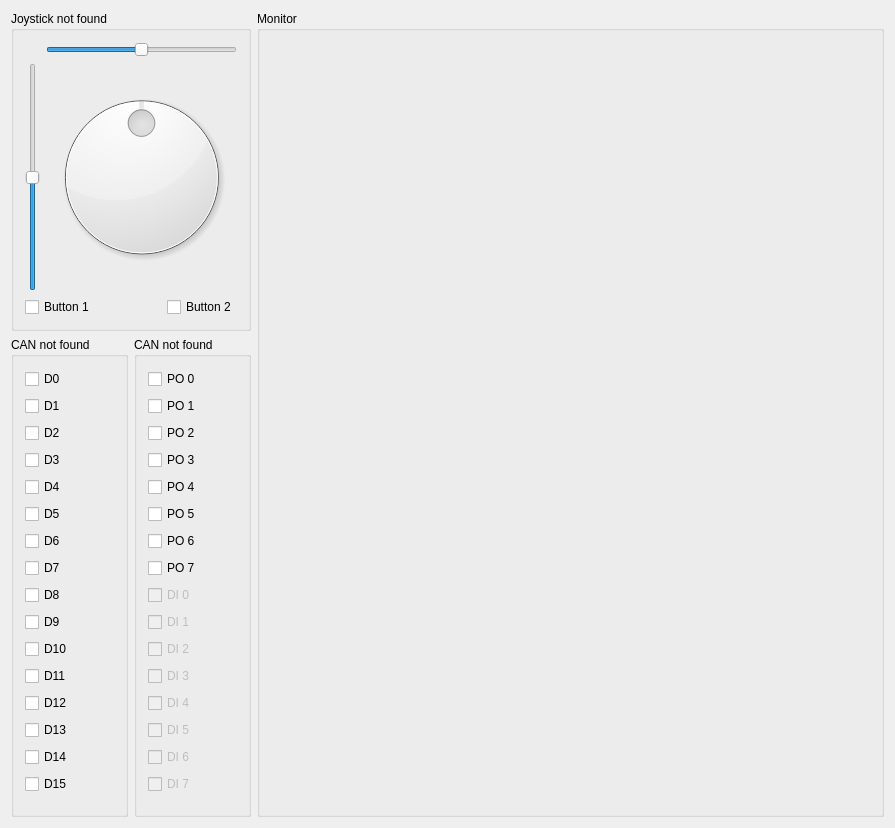
<?xml version="1.0" encoding="UTF-8"?>
<ui version="4.0">
 <class>ControllerWidget</class>
 <widget class="QWidget" name="ControllerWidget">
  <property name="geometry">
   <rect>
    <x>0</x>
    <y>0</y>
    <width>895</width>
    <height>828</height>
   </rect>
  </property>
  <property name="windowTitle">
   <string>Megatron</string>
  </property>
  <layout class="QHBoxLayout" name="horizontalLayout_5">
   <item>
    <layout class="QVBoxLayout" name="verticalLayout_2">
     <item>
      <widget class="QGroupBox" name="joystick">
       <property name="minimumSize">
        <size>
         <width>240</width>
         <height>320</height>
        </size>
       </property>
       <property name="maximumSize">
        <size>
         <width>240</width>
         <height>320</height>
        </size>
       </property>
       <property name="title">
        <string>Joystick not found</string>
       </property>
       <property name="flat">
        <bool>false</bool>
       </property>
       <layout class="QVBoxLayout" name="verticalLayout">
        <item>
         <layout class="QGridLayout" name="gridLayout">
          <item row="0" column="1">
           <widget class="QSlider" name="xAxis">
            <property name="minimum">
             <number>-32768</number>
            </property>
            <property name="maximum">
             <number>32768</number>
            </property>
            <property name="value">
             <number>0</number>
            </property>
            <property name="orientation">
             <enum>Qt::Horizontal</enum>
            </property>
           </widget>
          </item>
          <item row="1" column="0">
           <widget class="QSlider" name="yAxis">
            <property name="minimum">
             <number>-32768</number>
            </property>
            <property name="maximum">
             <number>32768</number>
            </property>
            <property name="orientation">
             <enum>Qt::Vertical</enum>
            </property>
           </widget>
          </item>
          <item row="1" column="1">
           <widget class="QDial" name="zAxis">
            <property name="minimumSize">
             <size>
              <width>180</width>
              <height>180</height>
             </size>
            </property>
            <property name="minimum">
             <number>-32768</number>
            </property>
            <property name="maximum">
             <number>32768</number>
            </property>
           </widget>
          </item>
         </layout>
        </item>
        <item>
         <layout class="QHBoxLayout" name="horizontalLayout">
          <item>
           <widget class="QCheckBox" name="button1">
            <property name="enabled">
             <bool>true</bool>
            </property>
            <property name="mouseTracking">
             <bool>false</bool>
            </property>
            <property name="text">
             <string>Button 1</string>
            </property>
           </widget>
          </item>
          <item>
           <spacer name="horizontalSpacer_3">
            <property name="orientation">
             <enum>Qt::Horizontal</enum>
            </property>
            <property name="sizeHint" stdset="0">
             <size>
              <width>40</width>
              <height>20</height>
             </size>
            </property>
           </spacer>
          </item>
          <item>
           <widget class="QCheckBox" name="button2">
            <property name="mouseTracking">
             <bool>false</bool>
            </property>
            <property name="text">
             <string>Button 2</string>
            </property>
           </widget>
          </item>
         </layout>
        </item>
       </layout>
       <zorder></zorder>
       <zorder></zorder>
      </widget>
     </item>
     <item>
      <layout class="QHBoxLayout" name="horizontalLayout_2">
       <item>
        <widget class="QGroupBox" name="can">
         <property name="minimumSize">
          <size>
           <width>0</width>
           <height>0</height>
          </size>
         </property>
         <property name="maximumSize">
          <size>
           <width>240</width>
           <height>16777215</height>
          </size>
         </property>
         <property name="title">
          <string>CAN not found</string>
         </property>
         <layout class="QHBoxLayout" name="horizontalLayout_3">
          <item>
           <layout class="QVBoxLayout" name="verticalLayout_4">
            <item>
             <widget class="QCheckBox" name="d0">
              <property name="text">
               <string>D0</string>
              </property>
             </widget>
            </item>
            <item>
             <widget class="QCheckBox" name="d1">
              <property name="text">
               <string>D1</string>
              </property>
             </widget>
            </item>
            <item>
             <widget class="QCheckBox" name="d2">
              <property name="text">
               <string>D2</string>
              </property>
             </widget>
            </item>
            <item>
             <widget class="QCheckBox" name="d3">
              <property name="text">
               <string>D3</string>
              </property>
             </widget>
            </item>
            <item>
             <widget class="QCheckBox" name="d4">
              <property name="text">
               <string>D4</string>
              </property>
             </widget>
            </item>
            <item>
             <widget class="QCheckBox" name="d5">
              <property name="text">
               <string>D5</string>
              </property>
             </widget>
            </item>
            <item>
             <widget class="QCheckBox" name="d6">
              <property name="text">
               <string>D6</string>
              </property>
             </widget>
            </item>
            <item>
             <widget class="QCheckBox" name="d7">
              <property name="text">
               <string>D7</string>
              </property>
             </widget>
            </item>
            <item>
             <widget class="QCheckBox" name="d8">
              <property name="text">
               <string>D8</string>
              </property>
             </widget>
            </item>
            <item>
             <widget class="QCheckBox" name="d9">
              <property name="text">
               <string>D9</string>
              </property>
             </widget>
            </item>
            <item>
             <widget class="QCheckBox" name="d10">
              <property name="text">
               <string>D10</string>
              </property>
             </widget>
            </item>
            <item>
             <widget class="QCheckBox" name="d11">
              <property name="text">
               <string>D11</string>
              </property>
             </widget>
            </item>
            <item>
             <widget class="QCheckBox" name="d12">
              <property name="text">
               <string>D12</string>
              </property>
             </widget>
            </item>
            <item>
             <widget class="QCheckBox" name="d13">
              <property name="text">
               <string>D13</string>
              </property>
             </widget>
            </item>
            <item>
             <widget class="QCheckBox" name="d14">
              <property name="text">
               <string>D14</string>
              </property>
             </widget>
            </item>
            <item>
             <widget class="QCheckBox" name="d15">
              <property name="text">
               <string>D15</string>
              </property>
             </widget>
            </item>
           </layout>
          </item>
         </layout>
        </widget>
       </item>
       <item>
        <widget class="QGroupBox" name="can_2">
         <property name="minimumSize">
          <size>
           <width>0</width>
           <height>0</height>
          </size>
         </property>
         <property name="maximumSize">
          <size>
           <width>240</width>
           <height>16777215</height>
          </size>
         </property>
         <property name="title">
          <string>CAN not found</string>
         </property>
         <layout class="QHBoxLayout" name="horizontalLayout_4">
          <item>
           <layout class="QVBoxLayout" name="verticalLayout_5">
            <item>
             <widget class="QCheckBox" name="po0">
              <property name="text">
               <string>PO 0</string>
              </property>
             </widget>
            </item>
            <item>
             <widget class="QCheckBox" name="po1">
              <property name="text">
               <string>PO 1</string>
              </property>
             </widget>
            </item>
            <item>
             <widget class="QCheckBox" name="po2">
              <property name="text">
               <string>PO 2</string>
              </property>
             </widget>
            </item>
            <item>
             <widget class="QCheckBox" name="po3">
              <property name="text">
               <string>PO 3</string>
              </property>
             </widget>
            </item>
            <item>
             <widget class="QCheckBox" name="po4">
              <property name="text">
               <string>PO 4</string>
              </property>
             </widget>
            </item>
            <item>
             <widget class="QCheckBox" name="po5">
              <property name="text">
               <string>PO 5</string>
              </property>
             </widget>
            </item>
            <item>
             <widget class="QCheckBox" name="po6">
              <property name="text">
               <string>PO 6</string>
              </property>
             </widget>
            </item>
            <item>
             <widget class="QCheckBox" name="po7">
              <property name="text">
               <string>PO 7</string>
              </property>
             </widget>
            </item>
            <item>
             <widget class="QCheckBox" name="di0">
              <property name="enabled">
               <bool>false</bool>
              </property>
              <property name="text">
               <string>DI 0</string>
              </property>
             </widget>
            </item>
            <item>
             <widget class="QCheckBox" name="di1">
              <property name="enabled">
               <bool>false</bool>
              </property>
              <property name="text">
               <string>DI 1</string>
              </property>
             </widget>
            </item>
            <item>
             <widget class="QCheckBox" name="di2">
              <property name="enabled">
               <bool>false</bool>
              </property>
              <property name="text">
               <string>DI 2</string>
              </property>
             </widget>
            </item>
            <item>
             <widget class="QCheckBox" name="di3">
              <property name="enabled">
               <bool>false</bool>
              </property>
              <property name="text">
               <string>DI 3</string>
              </property>
             </widget>
            </item>
            <item>
             <widget class="QCheckBox" name="di4">
              <property name="enabled">
               <bool>false</bool>
              </property>
              <property name="text">
               <string>DI 4</string>
              </property>
             </widget>
            </item>
            <item>
             <widget class="QCheckBox" name="di5">
              <property name="enabled">
               <bool>false</bool>
              </property>
              <property name="text">
               <string>DI 5</string>
              </property>
             </widget>
            </item>
            <item>
             <widget class="QCheckBox" name="di6">
              <property name="enabled">
               <bool>false</bool>
              </property>
              <property name="text">
               <string>DI 6</string>
              </property>
             </widget>
            </item>
            <item>
             <widget class="QCheckBox" name="di7">
              <property name="enabled">
               <bool>false</bool>
              </property>
              <property name="text">
               <string>DI 7</string>
              </property>
             </widget>
            </item>
           </layout>
          </item>
         </layout>
        </widget>
       </item>
      </layout>
     </item>
    </layout>
   </item>
   <item>
    <widget class="QGroupBox" name="monitor">
     <property name="title">
      <string>Monitor</string>
     </property>
     <layout class="QVBoxLayout" name="verticalLayout_3">
      <item>
       <widget class="SineWidget" name="P0" native="true">
        <property name="minimumSize">
         <size>
          <width>400</width>
          <height>0</height>
         </size>
        </property>
       </widget>
      </item>
      <item>
       <widget class="SineWidget" name="P1" native="true">
        <property name="minimumSize">
         <size>
          <width>400</width>
          <height>0</height>
         </size>
        </property>
       </widget>
      </item>
      <item>
       <widget class="SineWidget" name="P2" native="true">
        <property name="minimumSize">
         <size>
          <width>400</width>
          <height>0</height>
         </size>
        </property>
       </widget>
      </item>
      <item>
       <widget class="SineWidget" name="P3" native="true">
        <property name="minimumSize">
         <size>
          <width>400</width>
          <height>0</height>
         </size>
        </property>
       </widget>
      </item>
      <item>
       <widget class="SineWidget" name="P4" native="true">
        <property name="minimumSize">
         <size>
          <width>400</width>
          <height>0</height>
         </size>
        </property>
       </widget>
      </item>
      <item>
       <widget class="SineWidget" name="P5" native="true">
        <property name="minimumSize">
         <size>
          <width>400</width>
          <height>0</height>
         </size>
        </property>
       </widget>
      </item>
      <item>
       <widget class="SineWidget" name="P6" native="true">
        <property name="minimumSize">
         <size>
          <width>400</width>
          <height>0</height>
         </size>
        </property>
       </widget>
      </item>
      <item>
       <widget class="SineWidget" name="P7" native="true">
        <property name="minimumSize">
         <size>
          <width>400</width>
          <height>0</height>
         </size>
        </property>
       </widget>
      </item>
     </layout>
    </widget>
   </item>
  </layout>
 </widget>
 <layoutdefault spacing="6" margin="11"/>
 <customwidgets>
  <customwidget>
   <class>SineWidget</class>
   <extends>QWidget</extends>
   <header>src/sinewidget.h</header>
   <container>1</container>
  </customwidget>
 </customwidgets>
 <resources/>
 <connections/>
</ui>
